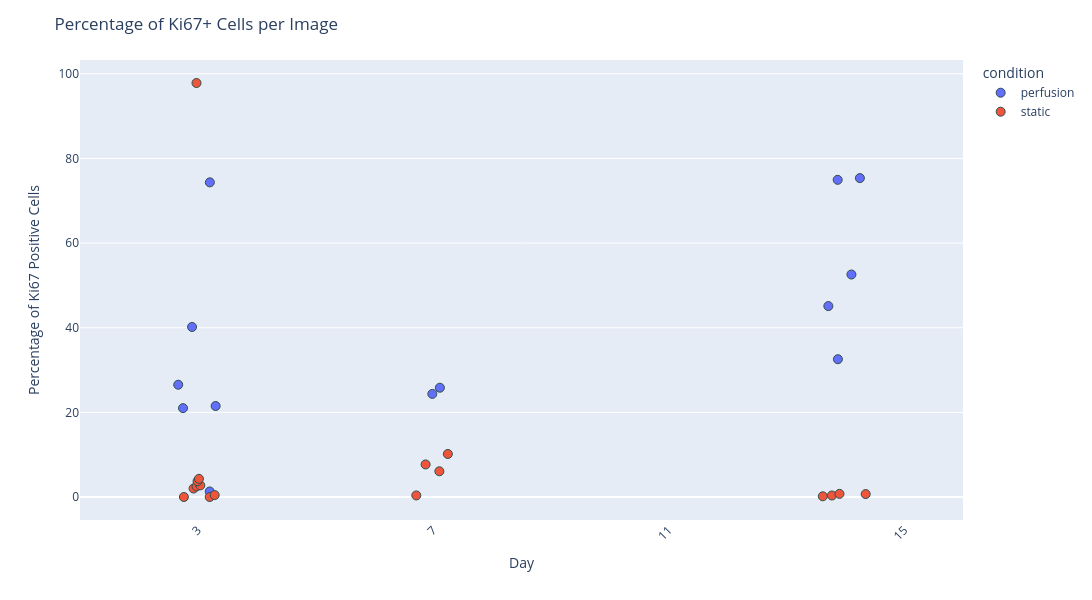

Notebook code cell kept with this figure:
### Code cell
import pandas as pd
import plotly.express as px

# Calculate percentage of Ki67 positive cells per lif_image_name, also including condition and day.
ki67_perc_df = (
    ki67_df.groupby(['lif_image_name', 'condition', 'day'])['ki67_status']
    .agg(
        n_cells='count',
        n_ki67_pos='sum'
    )
    .reset_index()
)
ki67_perc_df['ki67_pos_pct'] = 100 * ki67_perc_df['n_ki67_pos'] / ki67_perc_df['n_cells']

# Plot with Plotly for interactive hover (lif_image_name visible)
fig = px.strip(
    ki67_perc_df,
    x="day",
    y="ki67_pos_pct",
    color="condition",
    hover_data=["lif_image_name", "n_cells", "n_ki67_pos"],
    stripmode="overlay",
)
fig.update_traces(jitter=0.4, marker=dict(size=9, line=dict(width=1, color='DarkSlateGrey')))
fig.update_layout(
    yaxis_title='Percentage of Ki67 Positive Cells',
    xaxis_title='Day',
    title='Percentage of Ki67+ Cells per Image',
    width=1200,
    height=600,
    xaxis_tickangle=-45
)
fig.show()

### Figure 1 — Plotly figure (JSON) as saved in the notebook; plotly's stock layout.template omitted (floating-point values rounded to 4 significant figures)
{"data": [{"alignmentgroup": "True", "boxpoints": "all", "customdata": [["D14-E-10x-zoom1", 2629, 1186], ["D14-E-10x-zoom1.5", 2585, 1359], ["D14-E-10x-zoom1.5-2", 2675, 871], ["D14-E-20x-zoom1", 878, 658], ["D14-E-5x-zoom1", 1266, 954], ["D7-E-10x-zoom1", 3447, 890], ["D7-E-10x-zoom1.5", 3732, 909], ["d3-5x", 690, 9], ["d3-B-5x-enkule", 729, 542], ["d3-E-10x-zoo,1-279um", 1636, 434], ["d3-E-10x-zoom1-279um", 1700, 357], ["d3-E-10x-zoom1.5-315um", 2240, 900], ["d3-E-5x-zoom1-325um", 1158, 249]], "fillcolor": "rgba(255,255,255,0)", "hoveron": "points", "hovertemplate": "condition=perfusion<br>day=%{x}<br>ki67_pos_pct=%{y}<br>lif_image_name=%{customdata[0]}<br>n_cells=%{customdata[1]}<br>n_ki67_pos=%{customdata[2]}<extra></extra>", "jitter": 0.4, "legendgroup": "perfusion", "line": {"color": "rgba(255,255,255,0)"}, "marker": {"color": "#636efa", "line": {"color": "DarkSlateGrey", "width": 1}, "size": 9}, "name": "perfusion", "offsetgroup": "perfusion", "orientation": "v", "pointpos": 0, "showlegend": true, "type": "box", "x": [14.0, 14.0, 14.0, 14.0, 14.0, 7.0, 7.0, 3.0, 3.0, 3.0, 3.0, 3.0, 3.0], "x0": " ", "xaxis": "x", "y": [45.11, 52.57, 32.56, 74.94, 75.36, 25.82, 24.36, 1.304, 74.35, 26.53, 21.0, 40.18, 21.5], "y0": " ", "yaxis": "y"}, {"alignmentgroup": "True", "boxpoints": "all", "customdata": [["D14-a549-cycRGD-10x-zoom1", 595, 1], ["D14-a549-cycRGD-10x-zoom1-2", 677, 5], ["D14-a549-cycRGD-10x-zoom1.5", 576, 4], ["D14-a549-cycRGD-5x-zoom1", 1686, 6], ["D3-a549-POA-5x", 46, 45], ["D3-a549-cycRGD-10x-zom1.5", 1947, 39], ["D3-a549-cycRGD-10x-zoom1", 3004, 129], ["D3-a549-cycRGD-10x-zoom1-2", 2435, 67], ["D3-a549-cycRGD-10x-zoom1.5", 1400, 0], ["D3-a549-cycRGD-10x-zoom1.5-ki", 1340, 6], ["D3-a549-cycRGD-5x-zoom1", 1751, 0], ["D3-a549-cycRGD-5x-zoom1.", 1019, 38], ["D3-a549-cycRGD-5x-zoom1.5", 1236, 31], ["D7-10x-zoom1", 1085, 4], ["D7-10x-zoom1-2", 1210, 123], ["D7-10x-zoom1.5", 702, 54], ["D7-5x-zoom1", 1283, 78]], "fillcolor": "rgba(255,255,255,0)", "hoveron": "points", "hovertemplate": "condition=static<br>day=%{x}<br>ki67_pos_pct=%{y}<br>lif_image_name=%{customdata[0]}<br>n_cells=%{customdata[1]}<br>n_ki67_pos=%{customdata[2]}<extra></extra>", "jitter": 0.4, "legendgroup": "static", "line": {"color": "rgba(255,255,255,0)"}, "marker": {"color": "#EF553B", "line": {"color": "DarkSlateGrey", "width": 1}, "size": 9}, "name": "static", "offsetgroup": "static", "orientation": "v", "pointpos": 0, "showlegend": true, "type": "box", "x": [14.0, 14.0, 14.0, 14.0, 3.0, 3.0, 3.0, 3.0, 3.0, 3.0, 3.0, 3.0, 3.0, 7.0, 7.0, 7.0, 7.0], "x0": " ", "xaxis": "x", "y": [0.1681, 0.7386, 0.6944, 0.3559, 97.83, 2.003, 4.294, 2.752, 0.0, 0.4478, 0.0, 3.729, 2.508, 0.3687, 10.17, 7.692, 6.08], "y0": " ", "yaxis": "y"}], "layout": {"boxmode": "overlay", "height": 600, "legend": {"title": {"text": "condition"}, "tracegroupgap": 0}, "margin": {"t": 60}, "title": {"text": "Percentage of Ki67+ Cells per Image"}, "width": 1200, "xaxis": {"anchor": "y", "domain": [0, 1], "tickangle": -45, "title": {"text": "Day"}}, "yaxis": {"anchor": "x", "domain": [0, 1], "title": {"text": "Percentage of Ki67 Positive Cells"}}}}
